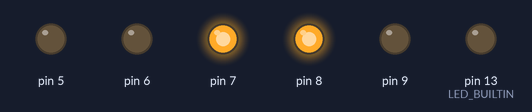
This sketch was run on a simulated Arduino Uno, built with avr-gcc and run on an emulated ATmega328P. Shown: output pins drawn as LEDs (lit = HIGH).

Above: at 0.1 s.
At 8.1 s:
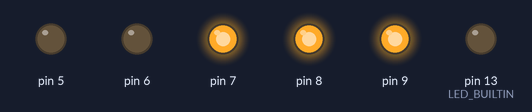
At 12.1 s:
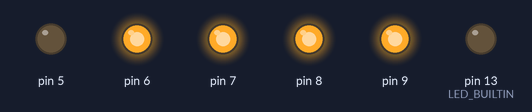
Timing chart, 0 to 13.6 s (numbered marks = the images above):
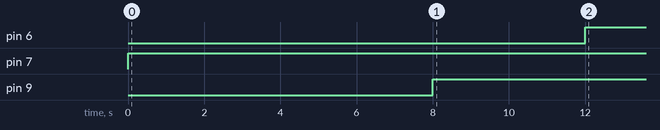

Measured:
- by itself, pin 6: LOW → HIGH at 12.0 s
- by itself, pin 7: LOW → HIGH at 0.00 s
- by itself, pin 9: LOW → HIGH at 8.0 s

The sketch:

daring_bombul1.ino
```cpp
// C++ code
//
void setup()
{
  pinMode(9, OUTPUT);
  pinMode(7, OUTPUT);
   pinMode(8, OUTPUT);
  pinMode(6, OUTPUT);
   pinMode(5, OUTPUT);
  pinMode(LED_BUILTIN, OUTPUT);

  digitalWrite(9, HIGH);
   digitalWrite(8, LOW);
  digitalWrite(7, LOW);
  digitalWrite(6, LOW);

  digitalWrite(9, LOW);
   digitalWrite(8, HIGH);
  digitalWrite(7, LOW);
  digitalWrite(6, LOW);

}

void loop()
{
  digitalWrite(7, HIGH);
  delay(3000); // Wait for 3000 millisecond(s)
  digitalWrite(LED_BUILTIN, LOW);
  delay(1000); // Wait for 1000 millisecond(s)
  digitalWrite(8, HIGH);
  delay(3000); // Wait for 3000 millisecond(s)
  digitalWrite(LED_BUILTIN, LOW);
  delay(1000); // Wait for 1000 millisecond(s)
   digitalWrite(9, HIGH);
  delay(3000); // Wait for 3000 millisecond(s)
  digitalWrite(LED_BUILTIN, LOW);
  delay(1000); // Wait for 1000 millisecond(s)
  digitalWrite(LED_BUILTIN, LOW);
   digitalWrite(6, HIGH);
  delay(3000); // Wait for 3000 millisecond(s)
  digitalWrite(LED_BUILTIN, LOW);
  delay(1000); // Wait for 1000 millisecond(s)

}
```
